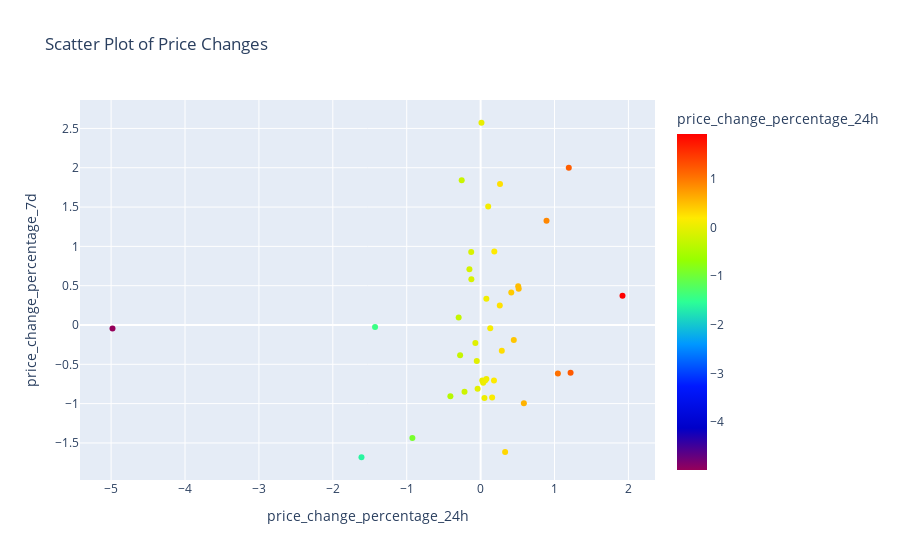

Write notebook code for a chart like this one.
### Code cell
# Create the scatter plot using Plotly by setting 
# `x="price_change_percentage_24h"` and `y="price_change_percentage_7d"`.
# Use "rainbow" for the color to better visualize the data.

import plotly.express as px

# Create the scatter plot using Plotly
fig = px.scatter(
    market_crypto_scaled_df,
    x='price_change_percentage_24h',
    y='price_change_percentage_7d',
    color='price_change_percentage_24h',
    color_continuous_scale='Rainbow',
    title='Scatter Plot of Price Changes'
)

# Show the plot
fig.show()

### Figure 1 — Plotly figure (JSON) as saved in the notebook; plotly's stock layout.template omitted (floating-point values rounded to 4 significant figures)
{"data": [{"hovertemplate": "price_change_percentage_24h=%{marker.color}<br>price_change_percentage_7d=%{y}<extra></extra>", "legendgroup": "", "marker": {"color": [0.5085, 0.1854, 0.02177, -0.04076, 1.193, 0.8919, 0.0114, 0.1025, 0.0775, 0.449, 0.3313, 0.03435, 0.1557, 0.2627, 0.13, -0.1516, -0.9232, -0.2775, -0.256, 0.1809, 0.2865, 0.5155, 0.05176, -0.05203, -0.218, 0.06134, 0.2591, 0.5851, -0.1275, -1.612, -0.2969, -0.07131, -4.981, -0.1252, -1.429, 1.92, 1.046, -0.409, 0.4147, 0.07804, 1.217], "coloraxis": "coloraxis", "symbol": "circle"}, "mode": "markers", "name": "", "orientation": "v", "showlegend": false, "type": "scatter", "x": [0.5085, 0.1854, 0.02177, -0.04076, 1.193, 0.8919, 0.0114, 0.1025, 0.0775, 0.449, 0.3313, 0.03435, 0.1557, 0.2627, 0.13, -0.1516, -0.9232, -0.2775, -0.256, 0.1809, 0.2865, 0.5155, 0.05176, -0.05203, -0.218, 0.06134, 0.2591, 0.5851, -0.1275, -1.612, -0.2969, -0.07131, -4.981, -0.1252, -1.429, 1.92, 1.046, -0.409, 0.4147, 0.07804, 1.217], "xaxis": "x", "y": [0.4932, 0.9344, -0.7063, -0.8109, 2.001, 1.327, 2.572, 1.508, 0.3343, -0.1907, -1.615, -0.733, -0.9225, 1.793, -0.04102, 0.7082, -1.437, -0.3852, 1.84, -0.7049, -0.3263, 0.4618, -0.9284, -0.4572, -0.8494, -0.7067, 0.2495, -0.9942, 0.9291, -1.682, 0.09476, -0.2295, -0.04518, 0.5807, -0.02551, 0.3704, -0.6183, -0.907, 0.414, -0.6877, -0.6077], "yaxis": "y"}], "layout": {"coloraxis": {"colorbar": {"title": {"text": "price_change_percentage_24h"}}, "colorscale": [[0, "rgb(150,0,90)"], [0.125, "rgb(0,0,200)"], [0.25, "rgb(0,25,255)"], [0.375, "rgb(0,152,255)"], [0.5, "rgb(44,255,150)"], [0.625, "rgb(151,255,0)"], [0.75, "rgb(255,234,0)"], [0.875, "rgb(255,111,0)"], [1, "rgb(255,0,0)"]]}, "legend": {"tracegroupgap": 0}, "title": {"text": "Scatter Plot of Price Changes"}, "xaxis": {"anchor": "y", "domain": [0, 1], "title": {"text": "price_change_percentage_24h"}}, "yaxis": {"anchor": "x", "domain": [0, 1], "title": {"text": "price_change_percentage_7d"}}}}
